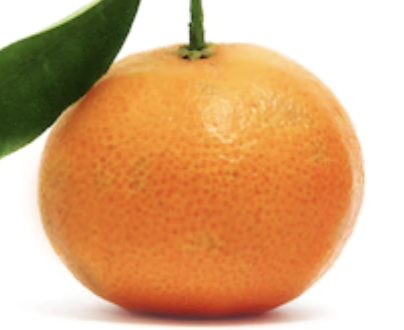
#> input picture dataset_trabalho/orange/orange_0001.png, 404 x 330 px; its folder holds only this picture in this run
$ jupyter execute --allow-errors 01_segmentacao.ipynb   (shell and % lines are left out)
#> lines starting #> are read from the running program, lines starting #| are printed output that depends on the picture; after the words box and inside, x2 and y2 are one past the last pixel; in counts of white or black regions, pixels touching at a corner belong together
[cell 1]
from pathlib import Path

import cv2
import numpy as np
import matplotlib.pyplot as plt

[cell 2]
Path("../dataset_trabalho")

[cell 3]
from pathlib import Path

base = Path("../dataset_trabalho")

classe_saudavel = "orange"
classe_podre = "rottenoranges"

pasta_saudavel = base / classe_saudavel
pasta_podre = base / classe_podre

imagens_saudaveis = sorted(list(pasta_saudavel.glob("*")))
imagens_podres = sorted(list(pasta_podre.glob("*")))

print("Pasta saudável:", pasta_saudavel)
print("Existe?", pasta_saudavel.exists())
print("Saudáveis:", len(imagens_saudaveis))

print("Pasta podre:", pasta_podre)
print("Existe?", pasta_podre.exists())
print("Podres:", len(imagens_podres))

# Método 1 — HSV por saturação

[cell 4]
import cv2
import matplotlib.pyplot as plt

caminho_img = imagens_saudaveis[0]

img_bgr = cv2.imread(str(caminho_img))
#> img_bgr is the input picture: shape (330, 404, 3); mean B, G, R 127.8, 170.9, 217.3
img_rgb = cv2.cvtColor(img_bgr, cv2.COLOR_BGR2RGB)

plt.figure(figsize=(5, 5))
plt.imshow(img_rgb)
plt.title(caminho_img.name)
plt.axis("off")
plt.show()

[cell 5]
import cv2
import matplotlib.pyplot as plt
import numpy as np

# pega uma imagem saudável
caminho_img = imagens_saudaveis[0]

img_bgr = cv2.imread(str(caminho_img))
img_rgb = cv2.cvtColor(img_bgr, cv2.COLOR_BGR2RGB)

plt.figure(figsize=(5, 5))
plt.imshow(img_rgb)
plt.title(caminho_img.name)
plt.axis("off")
plt.show()

[cell 6]
# Converte de BGR para HSV
img_hsv = cv2.cvtColor(img_bgr, cv2.COLOR_BGR2HSV)
#> img_hsv: shape (330, 404, 3); mean H, S, V 14.5, 115.7, 219.2

# Separa os canais H, S e V
h, s, v = cv2.split(img_hsv)

# Máscara pegando regiões mais coloridas
mascara = cv2.inRange(s, 40, 255)
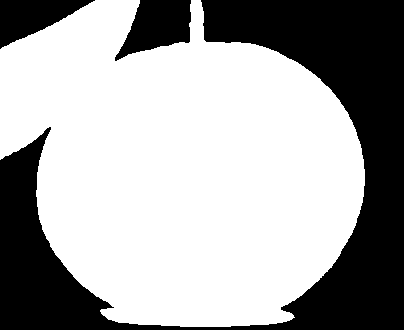
#> mascara: shape (330, 404); 65.5% white; 3 black regions, box (x1, y1, x2, y2) and area: (0, 0, 404, 330) 40684, (115, 0, 191, 61) 2867, (0, 0, 95, 49) 2454

# Limpeza da máscara
kernel = np.ones((5, 5), np.uint8)
mascara_limpa = cv2.morphologyEx(mascara, cv2.MORPH_OPEN, kernel)
#> mascara_limpa: shape (330, 404); 65.5% white; 3 black regions, box (x1, y1, x2, y2) and area: (0, 0, 404, 330) 40691, (115, 0, 191, 61) 2871, (0, 0, 95, 49) 2454
mascara_limpa = cv2.morphologyEx(mascara_limpa, cv2.MORPH_CLOSE, kernel)
#> mascara_limpa: shape (330, 404); 65.6% white; 3 black regions, box (x1, y1, x2, y2) and area: (0, 0, 404, 330) 40626, (118, 0, 191, 58) 2847, (0, 0, 91, 47) 2445

[cell 7]
resultado = cv2.bitwise_and(img_rgb, img_rgb, mask=mascara_limpa)

plt.figure(figsize=(15, 5))

plt.subplot(1, 3, 1)
plt.imshow(img_rgb)
plt.title("Imagem original")
plt.axis("off")

plt.subplot(1, 3, 2)
plt.imshow(mascara_limpa, cmap="gray")
plt.title("Máscara")
plt.axis("off")

plt.subplot(1, 3, 3)
plt.imshow(resultado)
plt.title("Objeto isolado")
plt.axis("off")

plt.show()

[cell 8]
# Agora vamos testar com uma laranja podre
caminho_img = imagens_podres[0]

img_bgr = cv2.imread(str(caminho_img))
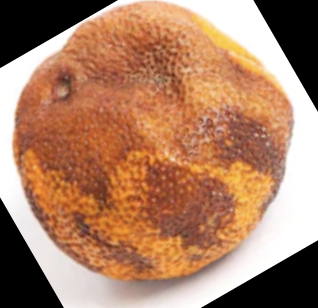
#> input picture dataset_trabalho/rottenoranges/rottenoranges_0001.png, 318 x 308 px
#> img_bgr is the input picture: shape (308, 318, 3); mean B, G, R 101.5, 128.5, 173.2
img_rgb = cv2.cvtColor(img_bgr, cv2.COLOR_BGR2RGB)
#> img_rgb: shape (308, 318, 3)

# Converte para HSV
img_hsv = cv2.cvtColor(img_bgr, cv2.COLOR_BGR2HSV)
#> img_hsv: shape (308, 318, 3); mean H, S, V 12, 96.2, 173.2

# Separa canais
h, s, v = cv2.split(img_hsv)
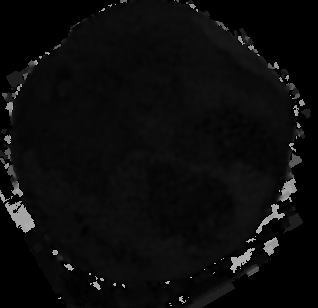
#> h: shape (308, 318); min 0, max 179, mean 12
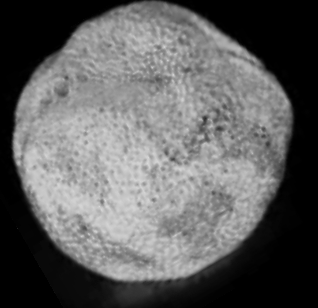
#> s: shape (308, 318); min 0, max 217, mean 96.2
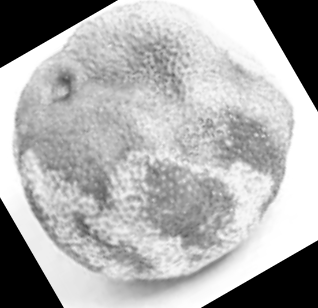
#> v: shape (308, 318); min 0, max 255, mean 173.2

# Cria a máscara pela saturação
mascara = cv2.inRange(s, 40, 255)
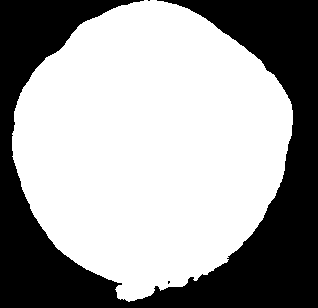
#> mascara: shape (308, 318); 62.3% white; 3 black regions (2 under 20 px), largest, box (x1, y1, x2, y2) and area: (0, 0, 318, 308) 36904

# Limpa a máscara
kernel = np.ones((5, 5), np.uint8)
mascara_limpa = cv2.morphologyEx(mascara, cv2.MORPH_OPEN, kernel)
#> mascara_limpa: shape (308, 318); 62.3% white; 1 black region, box (x1, y1, x2, y2) and area: (0, 0, 318, 308) 36954
mascara_limpa = cv2.morphologyEx(mascara_limpa, cv2.MORPH_CLOSE, kernel)
#> mascara_limpa: shape (308, 318); 62.3% white; 1 black region, box (x1, y1, x2, y2) and area: (0, 0, 318, 308) 36877

# Aplica a máscara
resultado = cv2.bitwise_and(img_rgb, img_rgb, mask=mascara_limpa)
#> resultado: shape (308, 318, 3)

# Mostra os resultados
plt.figure(figsize=(15, 5))

plt.subplot(1, 3, 1)
plt.imshow(img_rgb)
plt.title("Imagem original - podre")
plt.axis("off")

plt.subplot(1, 3, 2)
plt.imshow(mascara_limpa, cmap="gray")
plt.title("Máscara")
plt.axis("off")

plt.subplot(1, 3, 3)
plt.imshow(resultado)
plt.title("Objeto isolado")
plt.axis("off")

plt.show()

[cell 9]
caminho_img = imagens_saudaveis[0]

img_bgr = cv2.imread(str(caminho_img))
img_rgb = cv2.cvtColor(img_bgr, cv2.COLOR_BGR2RGB)

# Converte para HSV
img_hsv = cv2.cvtColor(img_bgr, cv2.COLOR_BGR2HSV)

# Separa canais
h, s, v = cv2.split(img_hsv)

# Cria a máscara pela saturação
mascara = cv2.inRange(s, 40, 255)

# Limpa a máscara
kernel = np.ones((5, 5), np.uint8)
mascara_limpa = cv2.morphologyEx(mascara, cv2.MORPH_OPEN, kernel)
mascara_limpa = cv2.morphologyEx(mascara_limpa, cv2.MORPH_CLOSE, kernel)

# Aplica a máscara
resultado = cv2.bitwise_and(img_rgb, img_rgb, mask=mascara_limpa)

# Mostra os resultados
plt.figure(figsize=(15, 5))

plt.subplot(1, 3, 1)
plt.imshow(img_rgb)
plt.title("Imagem original - podre")
plt.axis("off")

plt.subplot(1, 3, 2)
plt.imshow(mascara_limpa, cmap="gray")
plt.title("Máscara")
plt.axis("off")

plt.subplot(1, 3, 3)
plt.imshow(resultado)
plt.title("Objeto isolado")
plt.axis("off")

plt.show()

#> (a cell that did not finish here is left out)

#> (a cell that did not finish here is left out)

#> (a cell that did not finish here is left out)

# metodo 2

[cell 13]
# MÉTODO 2 - Threshold em escala de cinza com Otsu

# Escolhe uma imagem saudável
caminho_img = imagens_saudaveis[0]

# Lê a imagem
img_bgr = cv2.imread(str(caminho_img))
img_rgb = cv2.cvtColor(img_bgr, cv2.COLOR_BGR2RGB)

# Converte para escala de cinza
img_gray = cv2.cvtColor(img_bgr, cv2.COLOR_BGR2GRAY)
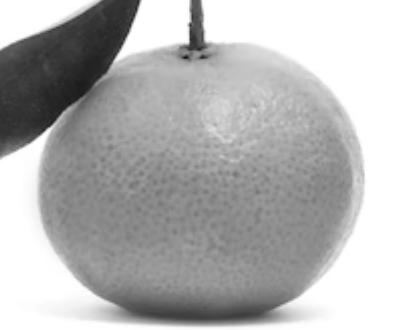
#> img_gray: shape (330, 404); min 13, max 255, mean 179.8

# Aplica um leve desfoque para reduzir ruídos
img_blur = cv2.GaussianBlur(img_gray, (5, 5), 0)

# Aplica Otsu
# Como o fundo é claro, usamos THRESH_BINARY_INV para deixar a fruta branca e o fundo preto
_, mascara_otsu = cv2.threshold(
    img_blur,
    0,
    255,
    cv2.THRESH_BINARY_INV + cv2.THRESH_OTSU
)
#> mascara_otsu: shape (330, 404); 58% white; 17 black regions (9 under 20 px), largest, box (x1, y1, x2, y2) and area: (0, 0, 404, 330) 49933, (114, 0, 190, 67) 3181, (0, 0, 98, 49) 2649

# Limpeza da máscara
kernel = np.ones((5, 5), np.uint8)
mascara_otsu_limpa = cv2.morphologyEx(mascara_otsu, cv2.MORPH_OPEN, kernel)
#> mascara_otsu_limpa: shape (330, 404); 57.7% white; 13 black regions (7 under 20 px), largest, box (x1, y1, x2, y2) and area: (0, 0, 404, 330) 50476, (114, 0, 190, 67) 3188, (0, 0, 98, 49) 2649, (271, 114, 279, 125) 46, (261, 121, 268, 128) 30, (246, 140, 256, 146) 23
mascara_otsu_limpa = cv2.morphologyEx(mascara_otsu_limpa, cv2.MORPH_CLOSE, kernel)
#> mascara_otsu_limpa: shape (330, 404); 57.9% white; 3 black regions, box (x1, y1, x2, y2) and area: (0, 0, 404, 330) 50234, (114, 0, 190, 67) 3188, (0, 0, 96, 48) 2644

# Aplica a máscara na imagem original
resultado_otsu = cv2.bitwise_and(img_rgb, img_rgb, mask=mascara_otsu_limpa)

# Mostra os resultados
plt.figure(figsize=(15, 5))

plt.subplot(1, 3, 1)
plt.imshow(img_rgb)
plt.title("Imagem original")
plt.axis("off")

plt.subplot(1, 3, 2)
plt.imshow(mascara_otsu_limpa, cmap="gray")
plt.title("Máscara - Otsu")
plt.axis("off")

plt.subplot(1, 3, 3)
plt.imshow(resultado_otsu)
plt.title("Objeto isolado - Otsu")
plt.axis("off")

plt.show()

#> (a cell that did not finish here is left out)

#> (a cell that did not finish here is left out)

[cell 16]
# MÉTODO 2 - Threshold em escala de cinza com Otsu

# Escolhe uma imagem saudável
caminho_img = imagens_podres[0]

# Lê a imagem
img_bgr = cv2.imread(str(caminho_img))
img_rgb = cv2.cvtColor(img_bgr, cv2.COLOR_BGR2RGB)

# Converte para escala de cinza
img_gray = cv2.cvtColor(img_bgr, cv2.COLOR_BGR2GRAY)
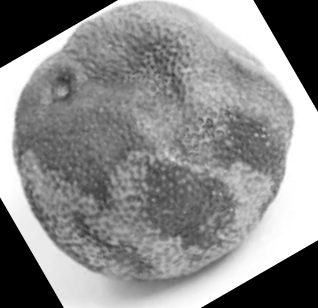
#> img_gray: shape (308, 318); min 0, max 255, mean 138.8

# Aplica um leve desfoque para reduzir ruídos
img_blur = cv2.GaussianBlur(img_gray, (5, 5), 0)
#> img_blur: shape (308, 318)

# Aplica Otsu
# Como o fundo é claro, usamos THRESH_BINARY_INV para deixar a fruta branca e o fundo preto
_, mascara_otsu = cv2.threshold(
    img_blur,
    0,
    255,
    cv2.THRESH_BINARY_INV + cv2.THRESH_OTSU
)
#> mascara_otsu: shape (308, 318); 56.5% white; 96 black regions (66 under 20 px), largest, box (x1, y1, x2, y2) and area: (0, 0, 318, 308) 40443, (27, 160, 45, 196) 245, (84, 246, 106, 266) 187

# Limpeza da máscara
kernel = np.ones((5, 5), np.uint8)
mascara_otsu_limpa = cv2.morphologyEx(mascara_otsu, cv2.MORPH_OPEN, kernel)
#> mascara_otsu_limpa: shape (308, 318); 54.1% white; 42 black regions (33 under 20 px), largest, box (x1, y1, x2, y2) and area: (0, 0, 318, 308) 44035, (114, 167, 138, 199) 320, (41, 88, 50, 104) 100
mascara_otsu_limpa = cv2.morphologyEx(mascara_otsu_limpa, cv2.MORPH_CLOSE, kernel)
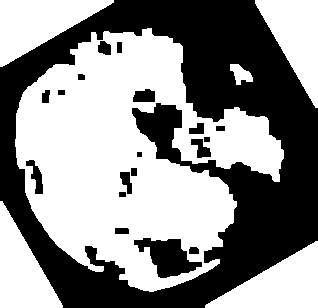
#> mascara_otsu_limpa: shape (308, 318); 55.6% white; 19 black regions, largest, box (x1, y1, x2, y2) and area: (0, 0, 318, 308) 40308, (134, 238, 202, 278) 1435, (26, 160, 43, 194) 263

# Aplica a máscara na imagem original
resultado_otsu = cv2.bitwise_and(img_rgb, img_rgb, mask=mascara_otsu_limpa)
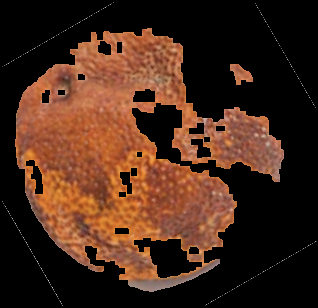
#> resultado_otsu: shape (308, 318, 3); mean R, G, B 69.8, 40.5, 26

# Mostra os resultados
plt.figure(figsize=(15, 5))

plt.subplot(1, 3, 1)
plt.imshow(img_rgb)
plt.title("Imagem original")
plt.axis("off")

plt.subplot(1, 3, 2)
plt.imshow(mascara_otsu_limpa, cmap="gray")
plt.title("Máscara - Otsu")
plt.axis("off")

plt.subplot(1, 3, 3)
plt.imshow(resultado_otsu)
plt.title("Objeto isolado - Otsu")
plt.axis("off")

plt.show()
